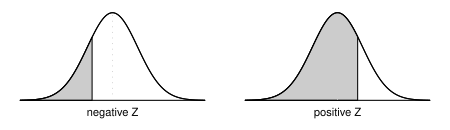

R code for this plot:
library(openintro)

myPDF('normalTails.pdf', 4.5, 1.3, las=1, mar=c(1.3,1,0.5,1), mgp=c(3,-0.2,0), mfrow=c(1,2))
X <- seq(-4,4,0.01)
Y <- dnorm(X)

plot(X, Y, type='l', axes=F, xlim=c(-3.4,3.4))
axis(1, at=c(-5,0,5), label=c(-5,'negative Z',5), cex.axis=0.7, tick=FALSE)
these <- which(X <= -0.8)
polygon(c(X[these[1]], X[these],X[rev(these)[1]]), c(0,Y[these],0), col='#CCCCCC')
lines(X, Y)
abline(h=0)
lines(c(0,0), dnorm(0)*c(0.01,0.99), col='#CCCCCC', lty=3)

plot(X, Y, type='l', axes=F, xlim=c(-3.4,3.4))
axis(1, at=c(-5,0,5), label=c(-5,'positive Z',5), cex.axis=0.7, tick=FALSE)
these <- which(X <= 0.8)
polygon(c(X[these[1]], X[these],X[rev(these)[1]]), c(0,Y[these],0), col='#CCCCCC')
lines(X, Y)
abline(h=0)
lines(c(0,0), dnorm(0)*c(0.01,0.99), col='#CCCCCC', lty=3)

dev.off()



myPDF('normalTailLeft.pdf', 2.75, 1.05, las=1, mar=c(0.9,1,0.1,3.05), mgp=c(3,-0.2,0))
X <- seq(-4,4,0.01)
Y <- dnorm(X)

plot(X, Y, type='l', axes=F, xlim=c(-3.4,3.4))
axis(1, at=c(-5,0,5), label=c(-5,'negative Z',5), cex.axis=0.7, tick=FALSE)
these <- which(X <= -0.8)
polygon(c(X[these[1]], X[these],X[rev(these)[1]]), c(0,Y[these],0), col='#CCCCCC')
lines(X, Y)
abline(h=0)
lines(c(0,0), dnorm(0)*c(0.01,0.99), col='#CCCCCC', lty=3)

dev.off()


myPDF('normalTailRight.pdf', 2.75, 1.05, las=1, mar=c(0.9,2.9,0.1,1), mgp=c(3,-0.2,0))
X <- seq(-4,4,0.01)
Y <- dnorm(X)

plot(X, Y, type='l', axes=F, xlim=c(-3.4,3.4))
axis(1, at=c(-5,0,5), label=c(-5,'positive Z',5), cex.axis=0.7, tick=FALSE)
these <- which(X <= 0.8)
polygon(c(X[these[1]], X[these],X[rev(these)[1]]), c(0,Y[these],0), col='#CCCCCC')
lines(X, Y)
abline(h=0)
lines(c(0,0), dnorm(0)*c(0.01,0.99), col='#CCCCCC', lty=3)

dev.off()
